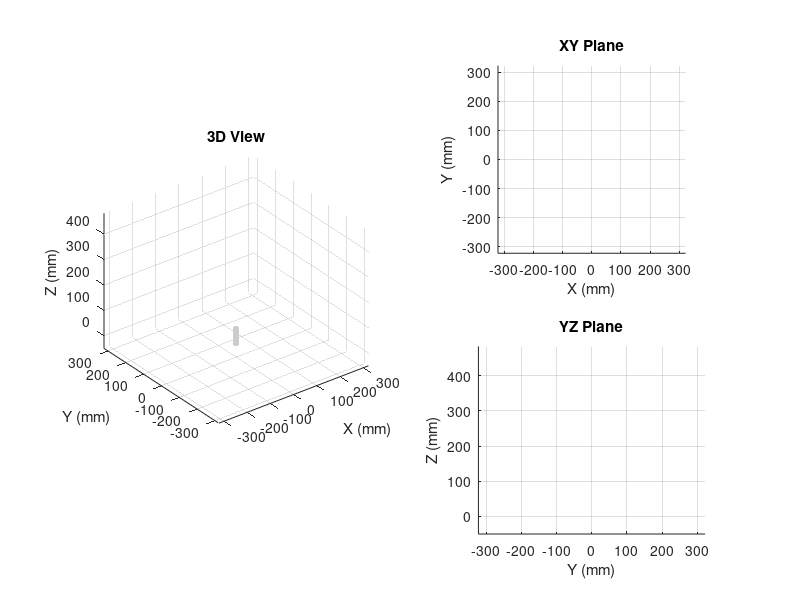

This chart was generated by the following MATLAB code: (Note: this script raises an error after producing the figure.)
clc; close all; clear;

%% 1. Robot Configuration
% DH Parameters [Joint1, Joint2, Joint3, Joint4, Tool]
d = [67, 30, 12.7, 35, 0];            % Link offsets (mm)
r = [0, 30, 109, 116, 11.5];          % Link lengths (mm)
alpha = [0, pi/2, 0, -pi/2, 0];       % Link twists (rad)

%% 2. Initialize Figure with Multiple Views
fig = figure('Name', 'Robot Arm Simulation', 'Position', [100 100 1200 800]);

% Create 3D view
ax3D = subplot(2,2,[1,3]);
hold(ax3D, 'on');
grid(ax3D, 'on');
axis(ax3D, 'equal');
xlabel(ax3D, 'X (mm)'); ylabel(ax3D, 'Y (mm)'); zlabel(ax3D, 'Z (mm)');
title(ax3D, '3D View');
view(ax3D, 3);

% Create 2D views
axXY = subplot(2,2,2);
hold(axXY, 'on'); grid(axXY, 'on'); axis(axXY, 'equal');
title(axXY, 'XY Plane'); xlabel('X (mm)'); ylabel('Y (mm)');

axYZ = subplot(2,2,4);  % Changed from axXZ to axYZ
hold(axYZ, 'on'); grid(axYZ, 'on'); axis(axYZ, 'equal');
title(axYZ, 'YZ Plane'); xlabel('Y (mm)'); ylabel('Z (mm)');

% Set consistent axis limits
max_reach = sum(r(2:4)) + d(1);
axis_limits = [-max_reach max_reach -max_reach max_reach -50 max_reach*1.5];
axis(ax3D, axis_limits);
xlim(axXY, axis_limits(1:2));
ylim(axXY, axis_limits(3:4));
xlim(axYZ, axis_limits(3:4));  % Y axis limits for YZ plot
ylim(axYZ, axis_limits(5:6));  % Z axis limits for YZ plot

% Create base visualization in 3D view
[Xb, Yb, Zb] = cylinder(10, 20);
Zb = Zb * d(1);
surf(ax3D, Xb, Yb, Zb, 'FaceColor', [0.8 0.8 0.8], 'EdgeColor', 'none');

%% 3. Initialize Robot Visualization
% 3D View Components
link_handles_3D = gobjects(3,1);
joint_handles_3D = gobjects(3,1);
for i = 1:3
    link_handles_3D(i) = plot3(ax3D, [0 0], [0 0], [0 0], 'b-', 'LineWidth', 4);
    joint_handles_3D(i) = plot3(ax3D, 0, 0, 0, 'ro', 'MarkerSize', 10, 'MarkerFaceColor', 'r');
end
ee_handle_3D = plot3(ax3D, 0, 0, 0, 'go', 'MarkerSize', 12, 'MarkerFaceColor', 'g');
traj_handle_3D = plot3(ax3D, 0, 0, 0, 'k:', 'LineWidth', 1.5);

% 2D View Components (XY plane)
traj_handle_XY = plot(axXY, 0, 0, 'k:', 'LineWidth', 1.5);
ee_handle_XY = plot(axXY, 0, 0, 'go', 'MarkerSize', 8, 'MarkerFaceColor', 'g');

% 2D View Components (YZ plane)
traj_handle_YZ = plot(axYZ, 0, 0, 'k:', 'LineWidth', 1.5);
ee_handle_YZ = plot(axYZ, 0, 0, 'go', 'MarkerSize', 8, 'MarkerFaceColor', 'g');

%% 4. Animation Parameters
num_points = 50;
velocity_deg = randi([-90, 90], 1, 3); % Degrees per iteration
current_angles_deg = [0, 30, -30]; % Start with non-zero angles for better visualization

% Storage for trajectories
ee_positions = zeros(num_points, 3);
ee_positions_XY = zeros(num_points, 2);
ee_positions_YZ = zeros(num_points, 2);

%% 5. Main Animation Loop
for i = 1:num_points
    % Update joint angles
    current_angles_deg = current_angles_deg + velocity_deg;
    %current_angles_deg = mod(current_angles_deg, 360);
    current_angles_rad = deg2rad(current_angles_deg);
    
    % Compute forward kinematics
    T = dh_transform([0, current_angles_rad, 0], d, r, alpha);
    
    % Get joint and end effector positions
    P0 = [0; 0; 0; 1];
    P1 = T{1} * [0; 0; 0; 1];
    P2 = T{2} * [0; 0; 0; 1];
    P3 = T{3} * [0; 0; 0; 1];
    
    % Store positions
    ee_positions(i,:) = P3(1:3)';
    ee_positions_XY(i,:) = P3(1:2)';
    ee_positions_YZ(i,:) = P3(2:3)';
    
    %% Update 3D Visualization
    set(link_handles_3D(1), 'XData', [P0(1) P1(1)], 'YData', [P0(2) P1(2)], 'ZData', [P0(3) P1(3)]);
    set(link_handles_3D(2), 'XData', [P1(1) P2(1)], 'YData', [P1(2) P2(2)], 'ZData', [P1(3) P2(3)]);
    set(link_handles_3D(3), 'XData', [P2(1) P3(1)], 'YData', [P2(2) P3(2)], 'ZData', [P2(3) P3(3)]);
    
    set(joint_handles_3D(1), 'XData', P0(1), 'YData', P0(2), 'ZData', P0(3));
    set(joint_handles_3D(2), 'XData', P1(1), 'YData', P1(2), 'ZData', P1(3));
    set(joint_handles_3D(3), 'XData', P2(1), 'YData', P2(2), 'ZData', P2(3));
    
    set(ee_handle_3D, 'XData', P3(1), 'YData', P3(2), 'ZData', P3(3));
    set(traj_handle_3D, 'XData', ee_positions(1:i,1), 'YData', ee_positions(1:i,2), 'ZData', ee_positions(1:i,3));
    
    %% Update 2D Visualizations
    % XY Plane
    set(ee_handle_XY, 'XData', P3(1), 'YData', P3(2));
    set(traj_handle_XY, 'XData', ee_positions_XY(1:i,1), 'YData', ee_positions_XY(1:i,2));
    
    % YZ Plane
    set(ee_handle_YZ, 'XData', P3(2), 'YData', P3(3));  % Plot Y vs Z
    set(traj_handle_YZ, 'XData', ee_positions_YZ(1:i,1), 'YData', ee_positions_YZ(1:i,2));
    
    % Update title with current angles
    view_degree = mod(current_angles_deg, 360);
    title(ax3D, sprintf('3D View\nAngles: [%.1f°, %.1f°, %.1f°]\nVelocity: [%d, %d, %d]\n', ...
        view_degree(1), view_degree(2), view_degree(3), velocity_deg(1),velocity_deg(2),velocity_deg(3)));
    
    drawnow;
    pause(0.02);
end

%% 6. Add XZ Plane Visualization (After Animation)
fig2 = figure('Name', 'XZ Plane Trajectory', 'Position', [100 100 600 600]);
axXZ = axes;
hold(axXZ, 'on'); grid(axXZ, 'on'); axis(axXZ, 'equal');
title(axXZ, 'XZ Plane Trajectory');
xlabel('X (mm)'); ylabel('Z (mm)');

% Plot XZ trajectory
ee_positions_XZ = [ee_positions(:,1), ee_positions(:,3)];
plot(axXZ, ee_positions_XZ(:,1), ee_positions_XZ(:,2), 'k:', 'LineWidth', 1.5);
plot(axXZ, ee_positions_XZ(end,1), ee_positions_XZ(end,2), 'go', ...
    'MarkerSize', 10, 'MarkerFaceColor', 'g');

%% Helper Functions
function T = dh_transform(theta, d, a, alpha)
    % Compute forward kinematics using DH parameters
    n = length(theta);
    T = cell(n,1);
    
    for i = 1:n
        ct = cos(theta(i));
        st = sin(theta(i));
        ca = cos(alpha(i));
        sa = sin(alpha(i));
        
        T{i} = [ct, -st*ca, st*sa, a(i)*ct;
                st, ct*ca, -ct*sa, a(i)*st;
                0, sa, ca, d(i);
                0, 0, 0, 1];
        
        if i > 1
            T{i} = T{i-1} * T{i};
        end
    end
end